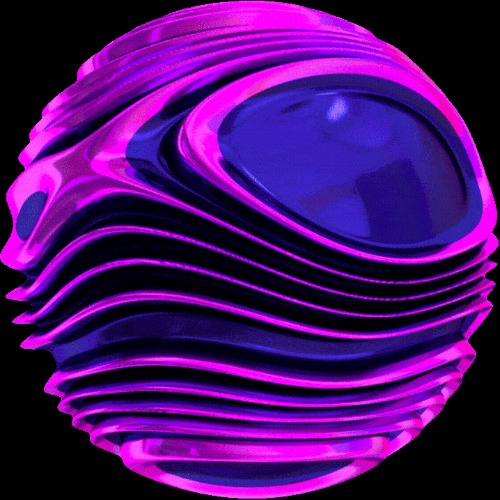
#> input picture assets/images/ToneSphere.png, 500 x 500 px
$ python generate_assets.py
#> lines starting #> are read from the running program, lines starting #| are printed output that depends on the picture
"""
Generates the Store/MSIX logo assets that `packaging/msix/AppxManifest.xml` references,
from the single brand PNG in `assets/images/`.

Nothing under `packaging/msix/assets/` is committed: it is all derived from one source
image, so it is gitignored and regenerated by `build_msix.ps1` before every pack. The
manifest, this script and `tests/test_msix_packaging.py` agree on the file names -- the
test asserts that every path the manifest references is actually produced here, at the
pixel size the name claims.

The brand PNG is 500x500, which is smaller than several of the sizes Windows asks for (the
200%/400% tiles, the 256 px icon). Those variants are genuine upscales and will look soft;
the script names each one it had to upscale rather than quietly shipping a blurry tile, and
`docs/MICROSOFT_STORE.md` records it as an open defect wanting a bigger master image, not
as something already solved.
"""

import argparse
from dataclasses import dataclass
from pathlib import Path

from PIL import Image

REPO_ROOT = Path(__file__).resolve().parents[2]
DEFAULT_SOURCE = REPO_ROOT / "assets" / "images" / "ToneSphere.png"
DEFAULT_OUTPUT = Path(__file__).resolve().parent / "assets"

# The scale factors Windows resolves a tile/icon reference against. The manifest points at
# the unqualified name (`Square150x150Logo.png`); that file is the 100% form and doubles as
# the neutral resource MRT falls back to, and the `.scale-NNN` siblings are what a
# higher-DPI display actually picks up.
SCALES = (125, 150, 200, 400)

# Square44x44Logo is the one asset Windows also wants at fixed pixel sizes rather than at
# scale factors: the taskbar, Alt-Tab and the Start app list choose a `targetsize` variant.
# The `altform-unplated` form is the same artwork drawn without the accent-coloured
# backplate behind it, which is the form the taskbar uses.
TARGET_SIZES = (16, 24, 32, 48, 256)


@dataclass(frozen=True)
class Logo:
    name: str
    width: int
    height: int
    # Fraction of the tile's shorter side the artwork occupies. Icons fill their box; tiles
    # do not -- Windows' own tile templates inset the artwork, and artwork bled to the tile
    # edge is the most obvious sign of a logo set generated by resizing alone.
    artwork_fraction: float


LOGOS = (
    Logo("StoreLogo", 50, 50, 1.0),
    Logo("Square44x44Logo", 44, 44, 1.0),
    Logo("Square71x71Logo", 71, 71, 0.66),
    Logo("Square150x150Logo", 150, 150, 0.66),
    Logo("Square310x310Logo", 310, 310, 0.66),
    Logo("Wide310x150Logo", 310, 150, 0.66),
)


def _render(source: Image.Image, width: int, height: int, artwork_fraction: float) -> tuple[Image.Image, bool]:
    box = round(min(width, height) * artwork_fraction)
    ratio = min(box / source.width, box / source.height)
    artwork_size = (max(1, round(source.width * ratio)), max(1, round(source.height * ratio)))

    canvas = Image.new("RGBA", (width, height), (0, 0, 0, 0))
    artwork = source.resize(artwork_size, Image.LANCZOS)
    canvas.alpha_composite(artwork, ((width - artwork_size[0]) // 2, (height - artwork_size[1]) // 2))

    upscaled = artwork_size[0] > source.width or artwork_size[1] > source.height
    return canvas, upscaled


def _variants() -> list[tuple[str, int, int, float]]:
    """Every (filename, width, height, artwork_fraction) the manifest and the pack expect."""
    variants: list[tuple[str, int, int, float]] = []

    for logo in LOGOS:
        variants.append((f"{logo.name}.png", logo.width, logo.height, logo.artwork_fraction))
        for scale in SCALES:
            variants.append((
                f"{logo.name}.scale-{scale}.png",
                round(logo.width * scale / 100),
                round(logo.height * scale / 100),
                logo.artwork_fraction,
            ))

    for size in TARGET_SIZES:
        variants.append((f"Square44x44Logo.targetsize-{size}.png", size, size, 1.0))
        variants.append((f"Square44x44Logo.targetsize-{size}_altform-unplated.png", size, size, 1.0))

    return variants


def expected_assets() -> dict[str, tuple[int, int]]:
    """Filename to (width, height), for anything that needs to check the set without generating it."""
    return {name: (width, height) for name, width, height, _ in _variants()}


def generate(source_path: Path = DEFAULT_SOURCE, output_dir: Path = DEFAULT_OUTPUT) -> tuple[list[Path], list[str]]:
    """
    Writes every logo variant into `output_dir`.

    Returns the paths written and the names of the variants whose artwork had to be upscaled
    past the source image's own resolution.
    """
    if not source_path.is_file():
        raise FileNotFoundError(f"brand image not found: {source_path}")

    output_dir.mkdir(parents=True, exist_ok=True)

    with Image.open(source_path) as opened:
#> opened is the input picture: PIL image 500x500 RGB; mean R, G, B 74.3, 9.4, 108
        source = opened.convert("RGBA")

    written: list[Path] = []
    upscaled: list[str] = []

    for name, width, height, fraction in _variants():
        image, was_upscaled = _render(source, width, height, fraction)
        destination = output_dir / name
        image.save(destination, format="PNG", optimize=True)
        written.append(destination)
        if was_upscaled:
            upscaled.append(name)
#> this loop made 40 passes
#> was_upscaled on passes 1 to 12: False, False, False, False, False, False, False, False, False, False, False, False
#> pass 1, in _render, `artwork = source.resize(artwork_size, Image.LANCZOS)`:
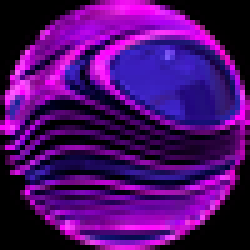
#> artwork: PIL image 50x50 RGBA (shown 5 times larger); mean R, G, B, A 75.5, 9.6, 108.7, 255
#> pass 2, in _render (call 2), `artwork = source.resize(artwork_size, Image.LANCZOS)`:
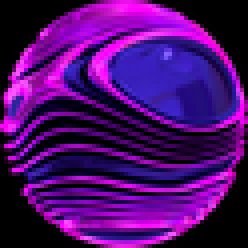
#> artwork: PIL image 62x62 RGBA (shown 4 times larger); mean R, G, B, A 75.3, 9.6, 108.5, 255
#> after the loop:
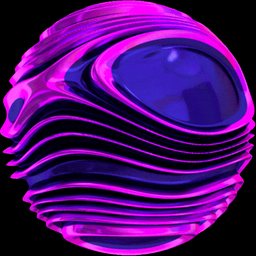
#> image: PIL image 256x256 RGBA; mean R, G, B, A 74.4, 9.5, 108.1, 255
#> after the loop, upscaled = ['Square310x310Logo.scale-400.png']; written = 40 items

    return written, upscaled


def main() -> int:
    parser = argparse.ArgumentParser(description="Generate the MSIX/Store logo set for ToneSphere.")
    parser.add_argument("--source", type=Path, default=DEFAULT_SOURCE, help="brand PNG to derive the logos from")
    parser.add_argument("--output", type=Path, default=DEFAULT_OUTPUT, help="directory to write the logo set into")
    args = parser.parse_args()

    written, upscaled = generate(args.source, args.output)
#> written = 40 items; upscaled = ['Square310x310Logo.scale-400.png']

    with Image.open(args.source) as opened:
        source_width, source_height = opened.size
#> source_width = 500; source_height = 500

    print(f"{len(written)} assets written to {args.output}")
#| 40 assets written to packaging/msix/assets
    print(f"source: {args.source} ({source_width}x{source_height})")
#| source: assets/images/ToneSphere.png (500x500)

    if upscaled:
        print(
            f"\n{len(upscaled)} variants are upscaled past the {source_width}x{source_height} source and will look"
            " soft. Replace the source with a 1024x1024-or-larger master before submitting:"
        )
#| 1 variants are upscaled past the 500x500 source and will look soft. Replace the source with a 1024x1024-or-larger master before submitting:
        for name in upscaled:
            print(f"  {name}")
#> this loop made 1 pass
#|   Square310x310Logo.scale-400.png

    return 0


if __name__ == "__main__":
    raise SystemExit(main())
#> (the program exits here)
